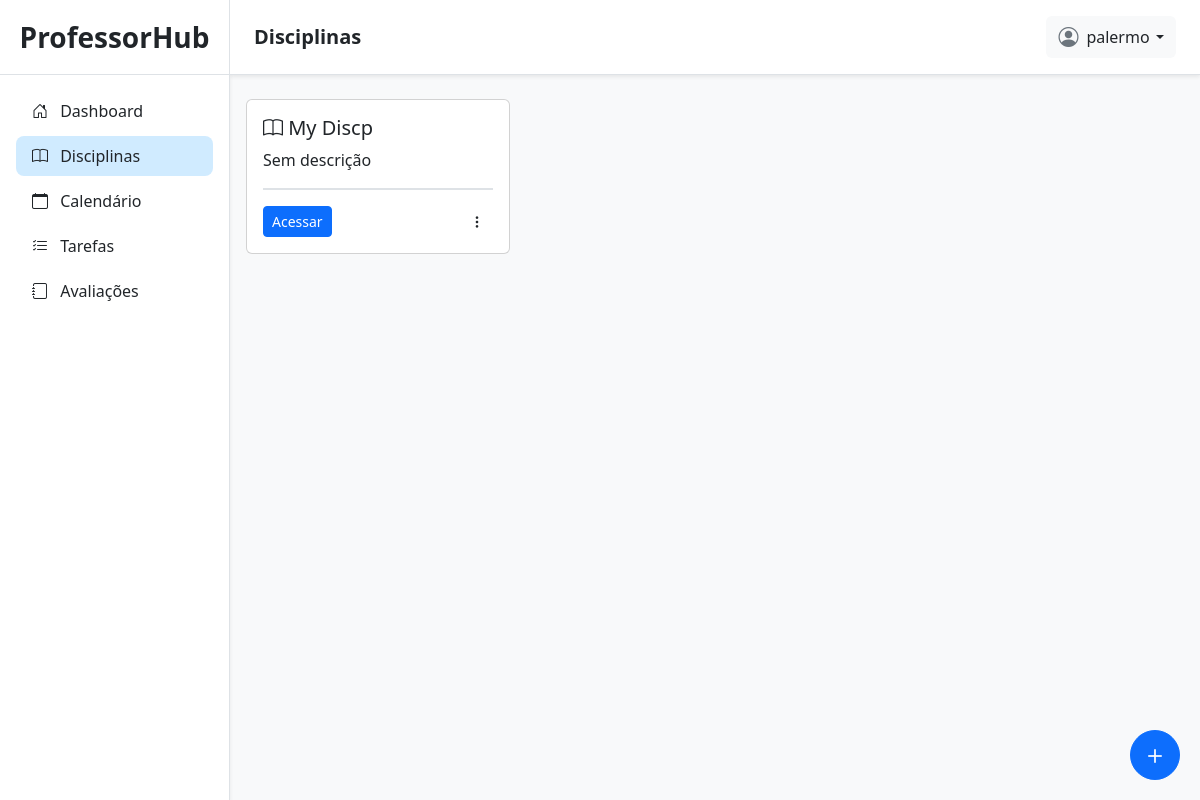
The page /disciplinas/ (signed in) on the database as committed earlier.
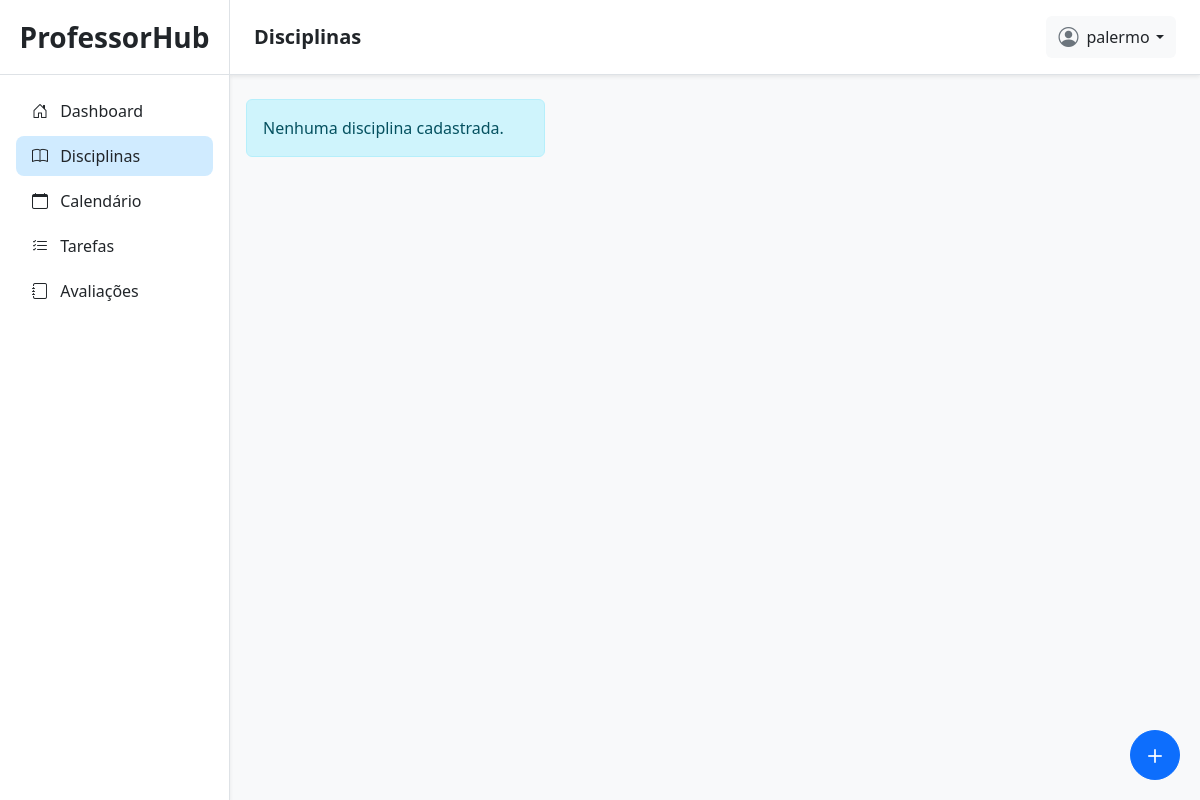
The same page on the database as committed later.
### planner/models.py (models this page shows, shortened)
class Disciplina(models.Model):
    PERIODO = [
        ('semestral', 'semestral'),
        ('anual', 'anual'),
    ]
    user = models.ForeignKey(User, on_delete=models.CASCADE, related_name='disciplinas')
    calendario = models.ForeignKey(CalendarioLetivo, on_delete=models.CASCADE, related_name='disciplinas')
    nome = models.CharField(max_length=100)
    periodo = models.CharField(max_length=20, choices=PERIODO)
    carga_horaria = models.PositiveIntegerField()
    aviso = models.CharField(max_length=100, default='')

### planner/views.py (the view, shortened to what this page needs)
# urls.py: path('disciplinas/', disciplinas_view, name='disciplinas'),
@login_required(login_url='/login/')
@transaction.atomic
def disciplinas_view(request):
    def _render_page():
        disciplinas = Disciplina.objects.filter(user=request.user)
        calendarios = CalendarioLetivo.objects.filter(user=request.user)
        form = DisciplinaForm()
        dias_disciplinas = []
        for disciplina in disciplinas:
            dias = get_dias_aula_na_semana_disciplina(disciplina)
            dias_list = list(dias)
            dias_str = ', '.join(dias_list)
            dias_disciplinas.append(
                (disciplina, dias_str)
            )
            criar_aviso_se_faltar_aulas(disciplina)
        return render(request, 'planner/disciplinas/disciplinas.html', {
            'disciplinas': disciplinas,
            'calendarios': calendarios,
            'form': form,
            'dias_disciplinas': dias_disciplinas
        })
    return _render_page()

### planner/views.py (called while the page is built)
def calcular_num_aulas_faltantes(disciplina):
    total = disciplina.carga_horaria
    aulas_criadas = PlanoAula.objects.filter(
        disciplina=disciplina,
    ).aggregate(num_aulas=Sum('num_aulas'))['num_aulas'] or 0
    print('total:', total)
    print('aulas_criadas:', aulas_criadas)
    aulas_faltantes = total - aulas_criadas
    nome = f'[{disciplina.nome}]'
    carga = f'total={total:02}'
    print(f'[{str(disciplina.pk).rjust(2)}] | {nome.ljust(15)} | {carga:02}h | {aulas_criadas:02} | -> faltam {aulas_faltantes} aula(s)')
    return aulas_faltantes

def criar_aviso_se_faltar_aulas(disciplina):
    aulas_faltantes = calcular_num_aulas_faltantes(disciplina)
    mensagem = ''
    if aulas_faltantes > 0:
        mensagem = f"Faltam {aulas_faltantes} aula{'s' if aulas_faltantes != 1 else ''} para cumprir a carga horária!"
    if aulas_faltantes > 0:
        if not disciplina.aviso:
            disciplina.aviso = mensagem
            disciplina.save()
    else:
        print('tudo ok aulas')
        disciplina.aviso = ''
        disciplina.save()

def get_dias_aula_na_semana_disciplina(disciplina):
    dias = set()
    for plano in disciplina.planos.all()[:5]:
        dia = get_dia_semana(plano.data)
        dias.add(dia)
    return dias

def get_dia_semana(proximo_dia):
    NAME_DAYS_WEEK = {
        'Monday': 'segunda',
        'Tuesday': 'terca',
        'Wednesday': 'quarta',
        'Thursday': 'quinta',
        'Friday': 'sexta',
        'Saturday': 'sábado',
        'Sunday': 'domingo'
    }
    dia_nome = calendar.day_name[proximo_dia.weekday()]
    return NAME_DAYS_WEEK[dia_nome]

### planner/templates/planner/disciplinas/disciplinas.html (shortened to what this page needs)
{% extends 'planner/base.html' %}
{% load static %}
{% block titlenavbar %}
Disciplinas
{% endblock %}
{% block content %}
<div class="container m-1 mt-4 position-relative">
    <div class="row row-cols-1 row-cols-md-3 g-4 mb-3">
        {% for disciplina, dias_aulas in dias_disciplinas %}
        <div class="col" style="max-width: 18rem;">
            <div class="card h-100">
                <div class="card-body d-flex flex-column">
                    <h5 class="card-title"><i class="bi bi-book"></i> {{ disciplina.nome }}</h5>
                    <p class="card-text flex-grow-1" style="max-height: 50px; overflow-y: auto;">
                        {{ disciplina.descricao|default:"Sem descrição" }}
                    </p>
                    <div class="mt-auto border-top border-2 pt-3 d-flex justify-content-between align-items-center">
                        <a href="{% url 'disciplina_planos' disciplina.id %}" class="btn btn-primary btn-sm">Acessar</a>
                        <div class="dropdown">
                            <button class="btn btn-sm" type="button" data-bs-toggle="dropdown" aria-expanded="false">
                                <i class="bi bi-three-dots-vertical"></i>
                            </button>
                        </div>
                    </div>
                </div>
            </div>
        </div>
        {% empty %}
        <div class="col-12">
            <div class="alert alert-info">Nenhuma disciplina cadastrada.</div>
        </div>
        {% endfor %}
    </div>
</div>
<button type="button"
    class="btn btn-primary rounded-circle d-flex align-items-center justify-content-center position-fixed"
    data-bs-toggle="modal"
    data-bs-target="#adicionarDisciplina"
    style="height: 50px; width: 50px; bottom: 20px; right: 20px;">
    <i class="bi bi-plus fs-3"></i>
</button>
{% endblock %}

### planner/templates/planner/base.html (shortened to what this page needs)
{% load static %}
<!doctype html>
<html lang="en">
<head>
    <link href="https://cdn.jsdelivr.net/npm/bootstrap@5.2.3/dist/css/bootstrap.min.css" rel="stylesheet"
>
    <link rel="stylesheet" href="https://cdn.jsdelivr.net/npm/bootstrap-icons@1.13.1/font/bootstrap-icons.min.css">
    <link rel="stylesheet" href="{% static 'css/planner/base.css' %}">
</head>
<body class="bg-light">
    <div class="container-fluid p-0">
        <div class="sidebar p-0 position-relative shadow-sm">
            <div class="sidebar-header py-3 px-3 text-center border-bottom">
                <a class="nav-link fs-3 fw-semibold text-dark" href="/">ProfessorHub</a>
            </div>
            <div class="d-flex flex-column justify-content-between pb-4" style="height: 90%;">
                <div class="sidebar-content">
                    <ul class="list-group mx-3 mt-3">
                        <li class="list-group-item {% if '/dashboard/' in request.path %}item-active{% endif %}">
                            <a href="{% url 'admin_dashboard' %}" class="text-decoration-none d-block text-dark">
                                <i class="bi bi-house-door me-2"></i> Dashboard
                            </a>
                        </li>
                        <li class="list-group-item {% if '/disciplinas/' in request.path %}item-active{% endif %}">
                            <a href="{% url 'disciplinas' %}" class="text-decoration-none d-block text-dark">
                                <i class="bi bi-book me-2"></i> Disciplinas
                            </a>
                        </li>
                        <li class="list-group-item {% if '/calendarios/' in request.path %}item-active{% endif %}">
                            <a href="{% url 'calendarios' %}" class="text-decoration-none d-block text-dark">
                                <i class="bi bi-calendar me-2"></i> Calendário
                            </a>
                        </li>
                        <li class="list-group-item {% if '/tarefas/' in request.path and '/disciplinas/' not in request.path %}item-active{% endif %}">
                            <a href="{% url 'tarefas' %}" class="text-decoration-none d-block text-dark">
                                <i class="bi bi-list-check me-2"></i> Tarefas
                            </a>
                        </li>
                        <li class="list-group-item {% if '/avaliacoes/' in request.path and '/disciplinas/' not in request.path %}item-active{% endif %}">
                            <a href="{% url 'avaliacoes' %}" class="text-decoration-none d-block text-dark">
                                <i class="bi bi-journal me-2"></i> Avaliações
                            </a>
                        </li>
                    </ul>
                </div>
            </div>
        </div>
        <div class="content-page p-0">
            <div class="navbar bg-white shadow-sm position-sticky top-0 px-4 py-3 border-bottom d-flex justify-content-between align-items-center"
                style="z-index: 900;">
                <div class="d-flex align-items-center gap-3">
                    <h5 class="mb-0 fw-semibold text-dark">
                        {% block titlenavbar %}
                        {% endblock %}
                    </h5>
                </div>
                <div class="dropdown">
                    <button class="btn btn-light border-0 d-flex align-items-center gap-2" type="button"
                        id="dropdownMenuButton1" data-bs-toggle="dropdown" aria-expanded="false">
                        <i class="bi bi-person-circle fs-5 text-secondary"></i>
                        <span class="dropdown-toggle text-dark">{{ request.user }}</span>
                    </button>
                </div>
            </div>
            {% block content %}
            {% endblock %}
        </div>
</body>
</html>

### static/css/planner/base.css (style rules this page uses)
body { overflow: hidden; }
.container-fluid { display: flex; height: 100vh; }
.content-page { flex: 1; overflow-y: auto; background-color: #f8f9fa; }
.sidebar { background-color: #ffffff; width: 230px; height: 100vh; border-right: 1px solid #dee2e6; transition: all 0.3s ease-in-out; }
.sidebar-header a { color: #2c3e50; }
.sidebar .list-group-item { background-color: transparent; border: none; border-radius: 8px; margin-bottom: 5px; transition: 0.2s; }
.item-active { background-color: #d0ebff !important; font-weight: 500; }
.navbar { background-color: #ffffff !important; }
.navbar h5 { color: #2c3e50; }
.dropdown-toggle::after { margin-left: 0.4rem; }

Rows that differ between the two databases and show on the page:
removed Disciplina: nome "My Discp", descricao "Sem descrição"
Other text that changed with them:
text now shown: "Nenhuma disciplina cadastrada."
